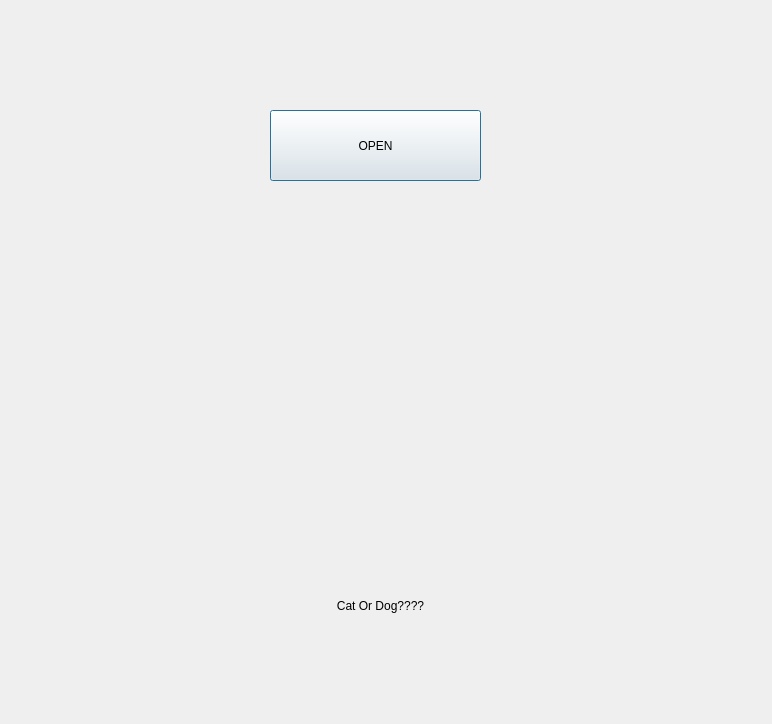
<?xml version="1.0" encoding="UTF-8"?>
<ui version="4.0">
 <class>Dialog</class>
 <widget class="QDialog" name="Dialog">
  <property name="geometry">
   <rect>
    <x>0</x>
    <y>0</y>
    <width>772</width>
    <height>724</height>
   </rect>
  </property>
  <property name="windowTitle">
   <string>Dialog</string>
  </property>
  <widget class="QLabel" name="lbl_image">
   <property name="geometry">
    <rect>
     <x>140</x>
     <y>220</y>
     <width>461</width>
     <height>321</height>
    </rect>
   </property>
   <property name="text">
    <string/>
   </property>
   <property name="pixmap">
    <pixmap>images/train/cat.10.jpg</pixmap>
   </property>
   <property name="scaledContents">
    <bool>true</bool>
   </property>
   <property name="alignment">
    <set>Qt::AlignCenter</set>
   </property>
  </widget>
  <widget class="QLabel" name="lbl_result">
   <property name="geometry">
    <rect>
     <x>160</x>
     <y>580</y>
     <width>441</width>
     <height>51</height>
    </rect>
   </property>
   <property name="text">
    <string>Cat Or Dog????</string>
   </property>
   <property name="alignment">
    <set>Qt::AlignCenter</set>
   </property>
  </widget>
  <widget class="QPushButton" name="btn_open">
   <property name="geometry">
    <rect>
     <x>270</x>
     <y>110</y>
     <width>211</width>
     <height>71</height>
    </rect>
   </property>
   <property name="text">
    <string>OPEN</string>
   </property>
  </widget>
 </widget>
 <resources/>
 <connections/>
</ui>
